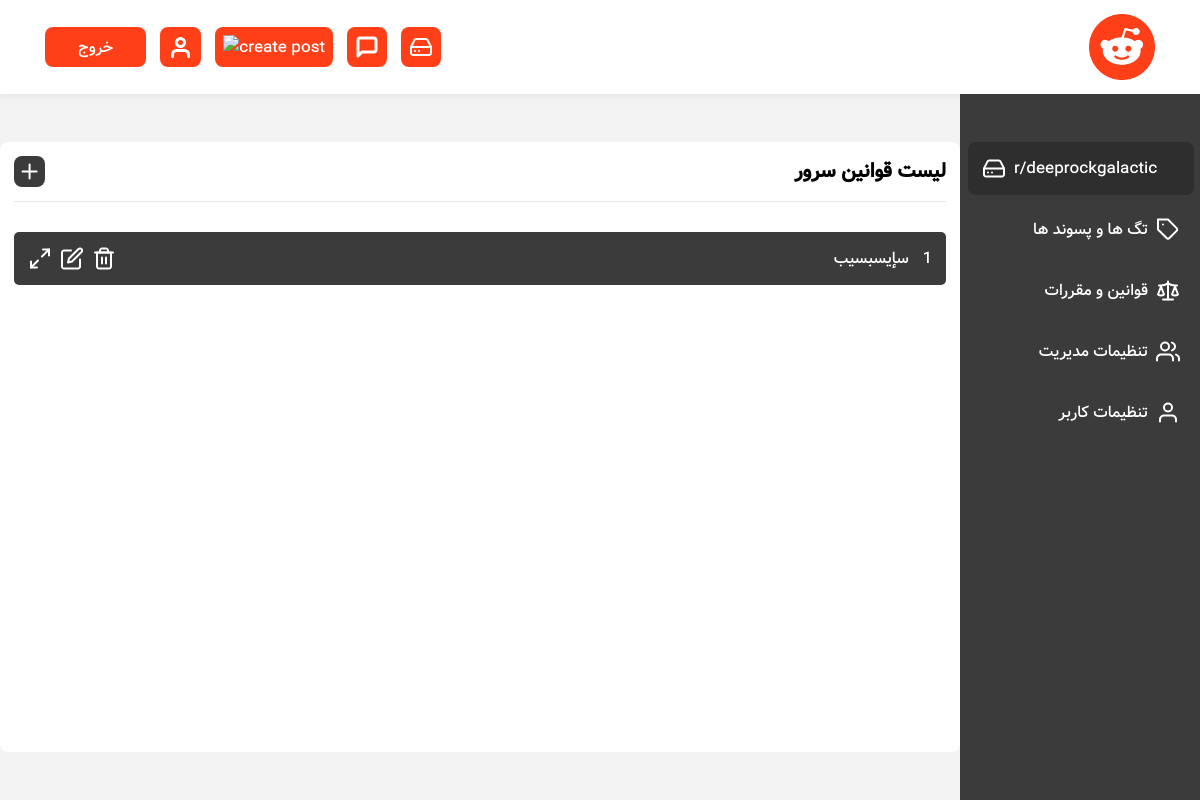
Before: /r/deeprockgalactic/moderating-page/rules (signed in) with the older database file.
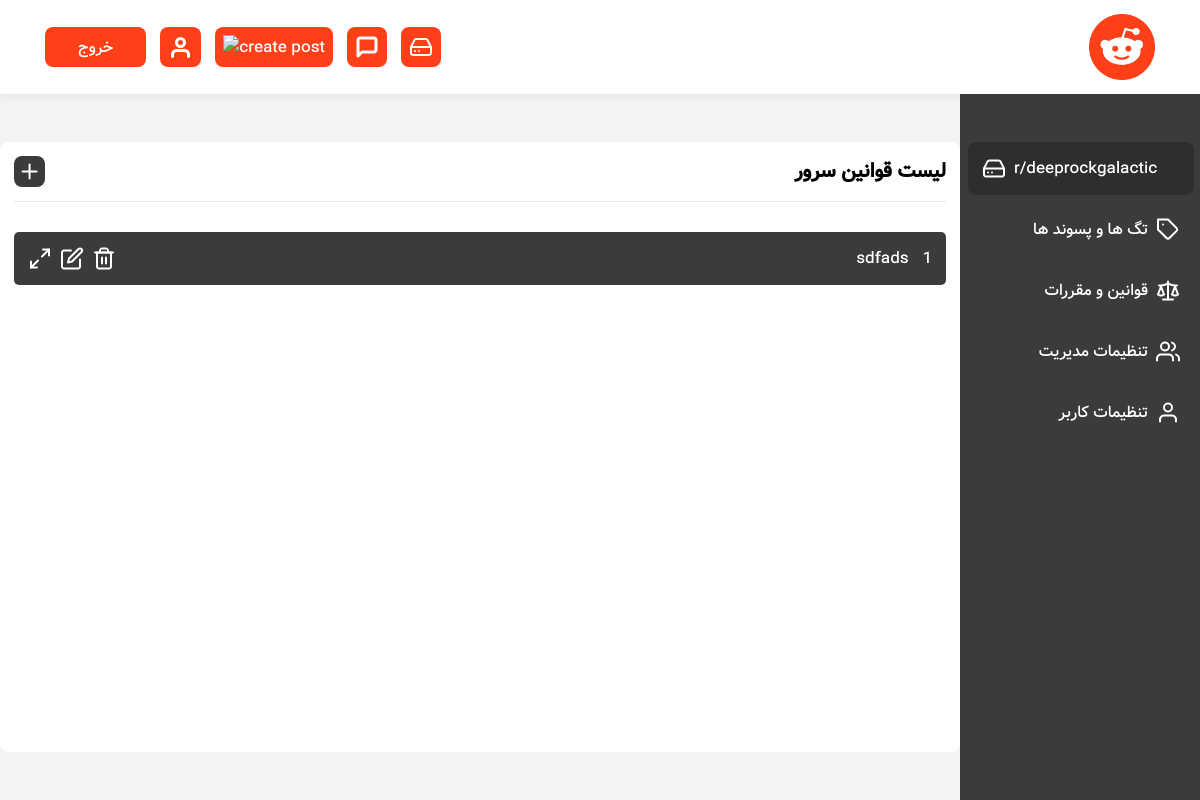
After: the same page with the newer database file.
### servers/models.py (models this page shows, shortened)
class ServerRule(models.Model):
    server = models.ForeignKey(Server, on_delete=models.CASCADE, related_name='rules')
    creator = models.ForeignKey(User, on_delete=models.CASCADE, related_name='rules')
    title = models.CharField(max_length=100)
    body = models.TextField()
    created = models.DateTimeField(auto_now_add=True)

### servers/views.py (the view, shortened to what this page needs)
# urls.py: path('<str:server_tag>/moderating-page/rules', RulesView.as_view(), name='server-rules'),
class RulesView(LoginRequiredMixin, View):
    class_form = CreateRuleForm
    def get(self, request, server_tag):
        create_rule_form = self.class_form()
        server = Server.objects.get(tag=server_tag, creator=request.user)
        server_rules = server.rules.all()
        return render(request, 'servers/rules.html', {"server":server, "server_rules":server_rules, "create_rule_form":create_rule_form})

### reddit/context_processors.py (called while the page is built)
def inject_form(request):
    return {'create_server_form': CreateServerForm()}

def is_moderator(request):
    is_moderator = Server.objects.filter(creator=request.user.id)
    return {'is_moderator': is_moderator}

### servers/templates/servers/rules.html (shortened to what this page needs)
{% extends 'base.html' %} {% load static %}
{% block cssFiles %}
  <link rel="stylesheet" href="{% static 'servers/css/moderating-page.css' %}">
  <link rel="stylesheet" href="{% static 'servers/css/rules.css' %}">
{% endblock cssFiles %}
{% block content %}
<div id="moderation-page-wrapper">
  <section id="moderator-display">
      <div class="wrapper rules-wrapper">
        <div class="form-title">
          <h2>لیست قوانین سرور</h2>
          <div onclick="createServerTabFunc('create-post-tag')" class="create-btn">
            <img src="{% static 'servers/svgs/plus.svg' %}" alt="add flair">
          </div>
        </div>
        <section id='list'>
          {% for rule in server_rules %}
          <div class="rule">
            <div class="rule-title-wrapper">
              <div class="rule-title">
                {{ forloop.counter }}
                <p>{{rule.title}}</p>
              </div>
              <div class="rule-options">
                <a href="{% url 'servers:server-rules-delete' rule.server.tag rule.id %}">
                  <img src="{% static 'servers/svgs/trash.svg' %}" alt="delete rule">
                </a>
                <button class='edit-rule-btn'>
                  <img src="{% static 'posts/svgs/edit.svg' %}" alt="edit rule">
                </button>
                <button onclick='openRuleDetails({{ forloop.counter0 }})' class='rule-detail-btn'>
                  <img src="{% static 'svgs/maximize.svg' %}" alt="rule detail">
                </button>
              </div>
            </div>
          </div>
          {% endfor %}
        </section>
      </div>
  </section>
  {% include 'servers/inc/moderator-control-bar.html' %}
</div>
{% endblock content %}

Changed rows visible on the page:
removed ServerRule: title "سإيسبسیب"
added ServerRule: title "sdfads"
